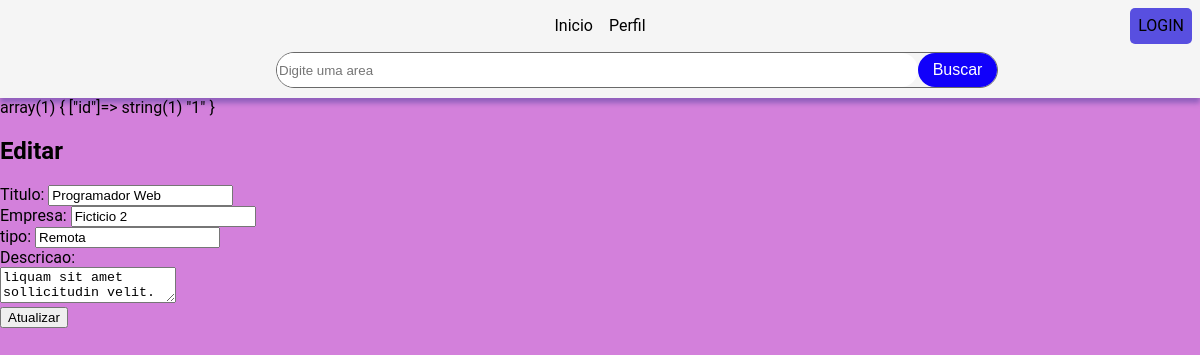
/editar-vaga.php?id=1, run on the app's committed database.
### tables this page shows
CREATE TABLE `vaga` (
  `id` int(11) NOT NULL,
  `titulo` varchar(45) NOT NULL,
  `descricao` varchar(45) DEFAULT NULL,
  `tipo` varchar(45) DEFAULT NULL,
  `empresa` varchar(45) NOT NULL
);

### app/entities/Vaga.php (called while the page is built, shortened)
<?php
    require_once('Conexao.php');
class Vaga
{
    private $titulo;
    private $descricao;
    private $tipo;
    private $empresa;
    public function __construct($titulo = null, $descricao = null, $tipo = null, $empresa = null)
    {
        $this->database = Conexao::getInstancia();
    }
	public function getTitulo(){
		return $this->titulo;
	}
	public function getDescricao(){
		return $this->descricao;
	}
	public function getTipo(){
		return $this->tipo;
	}
	public function getEmpresa(){
		return $this->empresa;
	}
    public function selecionar($id)
    {
        $sql = 'SELECT * FROM vaga WHERE id = ?';
        $conexao = $this->database->getConexao();
        $consulta = $conexao->prepare($sql);
        $consulta->bindValue(1, $id, PDO::PARAM_INT);
        $consulta->execute();
        return $consulta->fetchObject('Vaga');
    }
}

### app/entities/Conexao.php (called while the page is built, shortened)
<?php
class Conexao
{
    private static $db = null;
    public static function getInstancia()
    {
        if(self::$db == null) self::$db = new Conexao();
        return self::$db;
    }
}

### editar-vaga.php (the view, shortened to what this page needs)
<!DOCTYPE html>
<html lang="pt-br">
    <head>
        <link href="CSS/index.css" rel="stylesheet" type="text/css">
    </head>
    <body>
        <?php
                if(!$_SESSION['logado']){
                    require_once('layout/header.php');
                } else {
                    require_once('layout/header_logado.php');
                }
                require_once('app/entities/Vaga.php');
                var_dump($_GET);
                $vaga = new Vaga();
                $vagas = $vaga->selecionar($_GET['id']);
        ?>
    <section>
        <h2>Editar</h2>
        <form name="form-editar" method="post" action="app/controller/admin-vaga.php?op=atualizar">
            Titulo: <input type="text" name="titulo" value="<?=$vagas->getTitulo();?>">
            <br />
            Empresa: <input type="text" name="empresa" value="<?=$vagas->getEmpresa();?>">
            <br />
            tipo: <input type="text" name="tipo" value="<?=$vagas->getTipo();?>">
            <br />
            Descricao: <br /><textarea name="descricao"><?=$vagas->getDescricao();?></textarea>
            <br />
            <input type="submit" value="Atualizar">
        </form>
    </section>

### CSS/index.css (style rules this page uses)
* { scrollbar-width: thin; scrollbar-color: rgb(0, 0, 0) rgb(122, 122, 122); }
body { background-color: rgba(191, 68, 202, 0.678); font-family: Roboto, sans-serif; margin: 0; width: 100vw; height: 100vh; overflow-x: hidden; font-size: 1rem; }

### data on the page
vaga: titulo "Programador Web", empresa "Ficticio 2", tipo "Remota", descricao "liquam sit amet sollicitudin velit."
